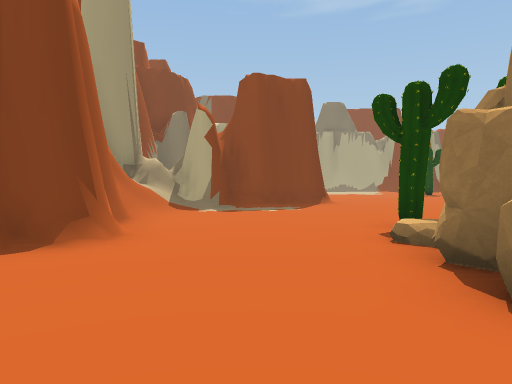
[1] (above)

24 first-person views from a walk through a scene from a Unity 3-D project. The camera is 1.4 m above the floor, tilts 2° down and sees 70° across. The floor is counted in squares, 2 m on a side. Each view is taken from the middle of a square. On the plan, view 1 faces up. The plan holds only what a view shows up to about 11 squares ahead; the rest is blank. The place goes on beyond the plan. The player character is not drawn. Some animated figures are not drawn.

[2]
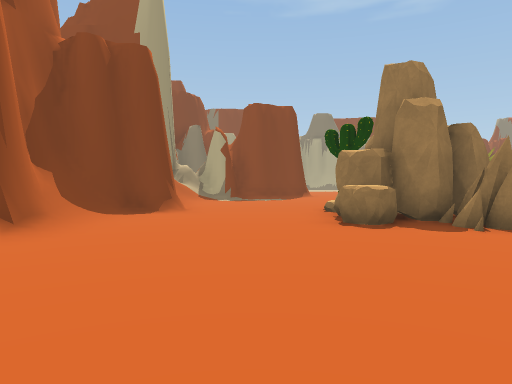

[3]
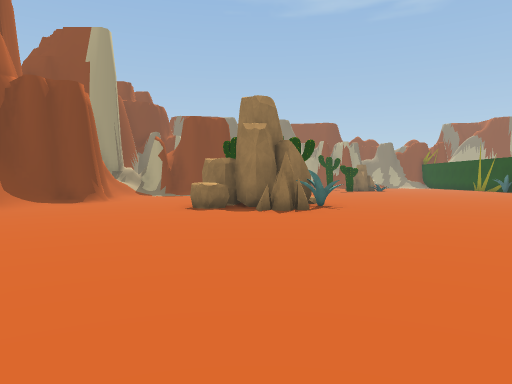

[4]
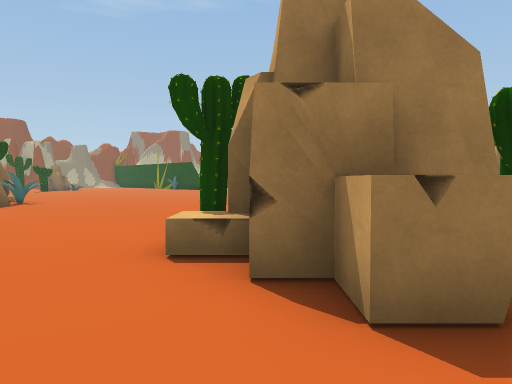

[5]
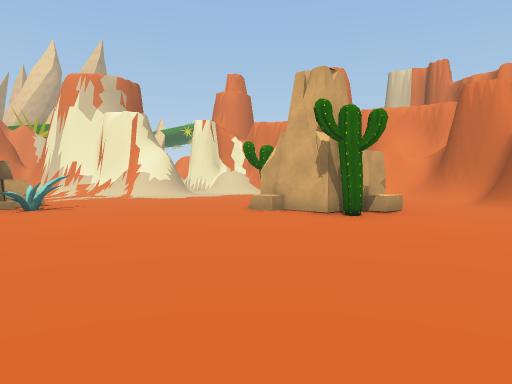

[6]
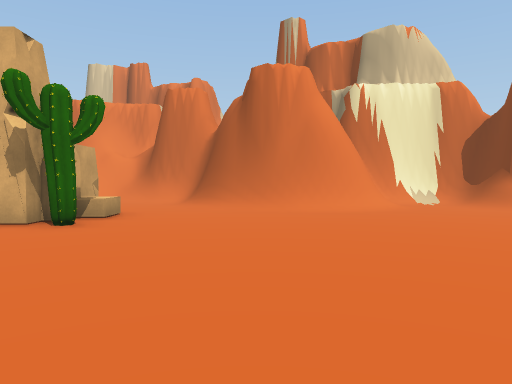

[7]
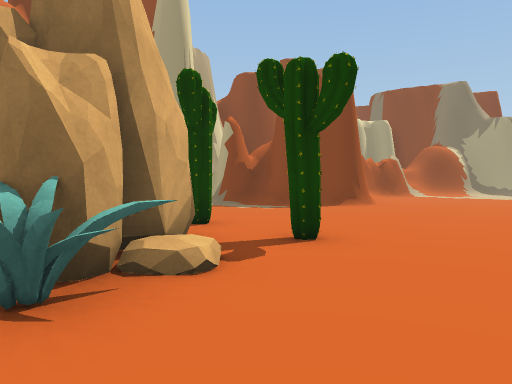

[8]
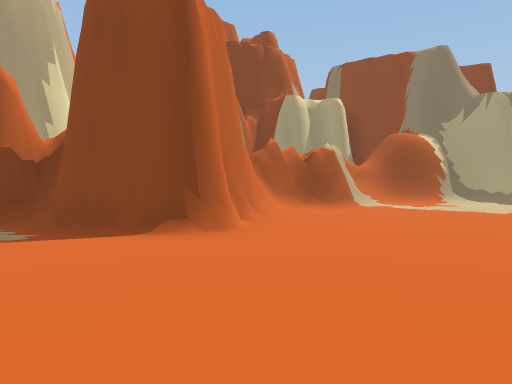

[9]
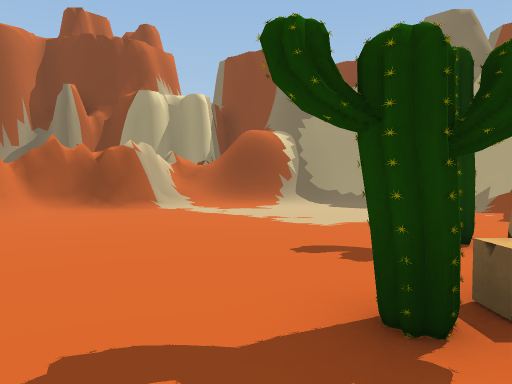

[10]
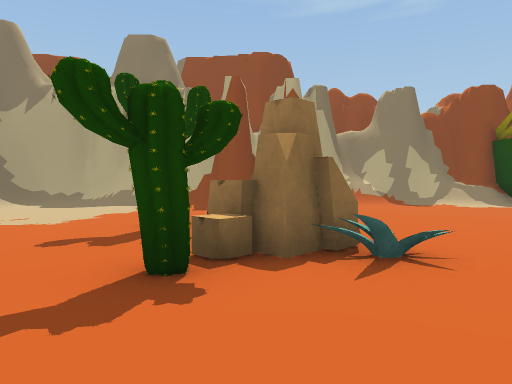

[11]
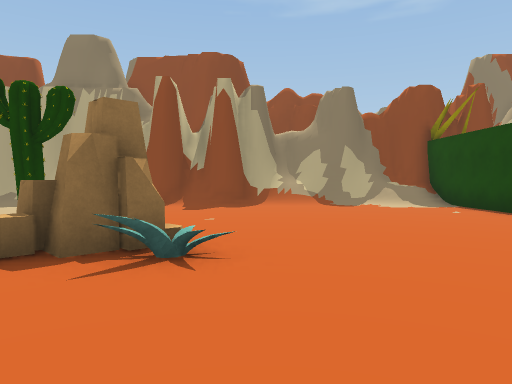

[12]
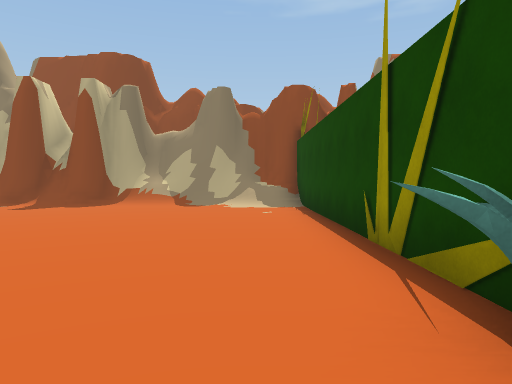

[13]
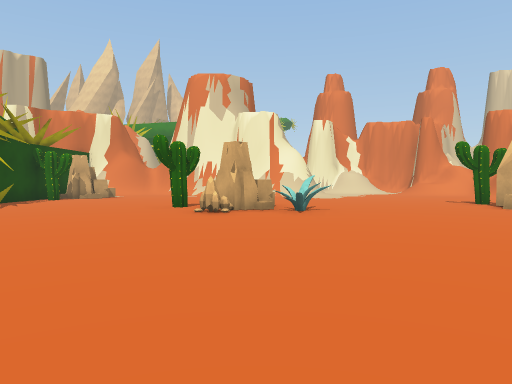

[14]
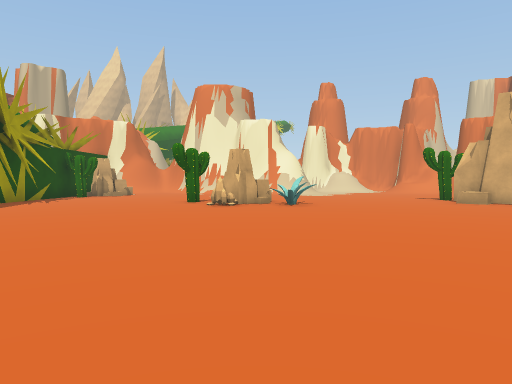

[15]
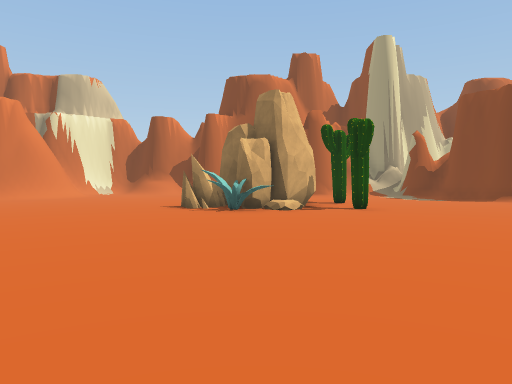

[16]
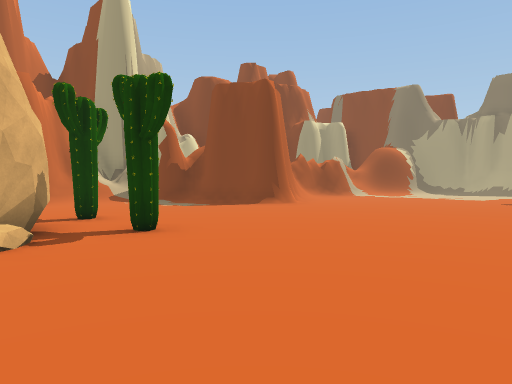

[17]
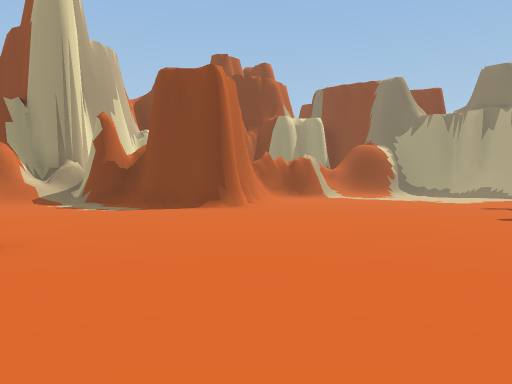

[18]
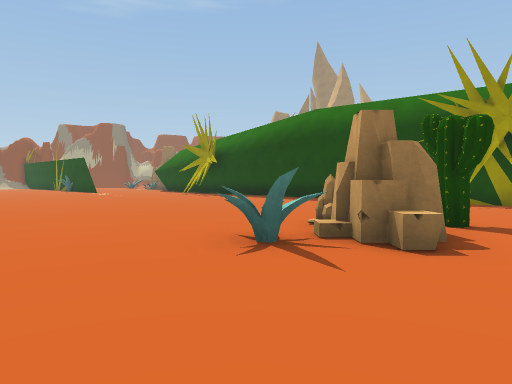

[19]
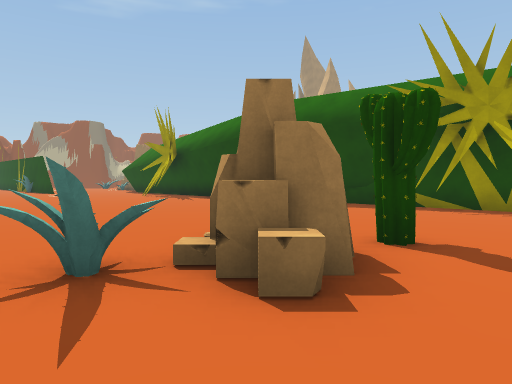

[20]
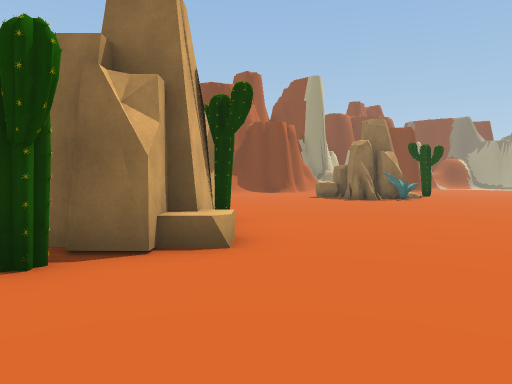

[21]
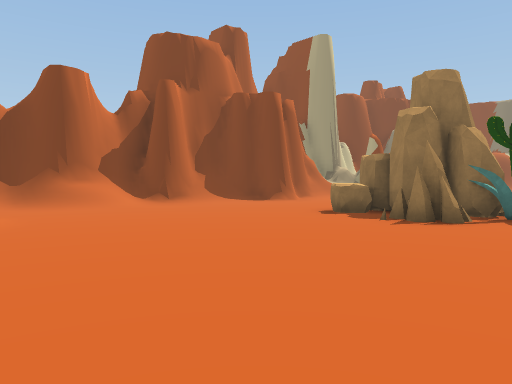

[22]
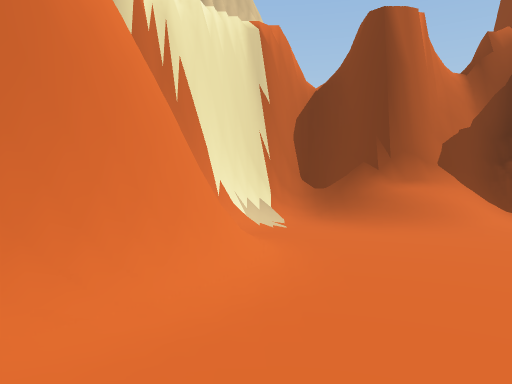

[23]
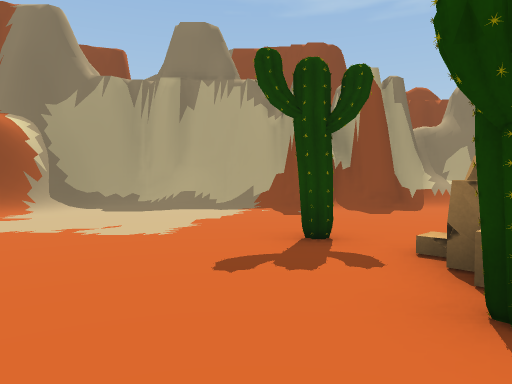

[24]
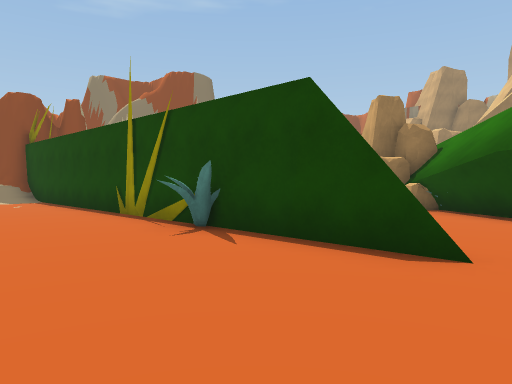

### Floor plan
Key: @ floor where view 1 was taken; # wall or solid block; . main floor; : floor 1.5 m higher than the main floor; / step, stairs or slope; = window, fence, low wall or low ledge; O other object.
Columns run from 5 left of view 1 to 23 right of it. Each row starts with its distance up from view 1.
 22        ##//######/##/#
 21        #/.../#/////./##
 20       ##..............#
 19      ##/..............#
 18      #/...............#
 17      #/...............#
 16      ##......O........#
 15      #........OO......#
 14      #.......OOO......#
 13      ##...............#    OO
 12       #..............O#    OO
 11       ##....... . ....#   ///
 10     ###.......    ....#...///
  9  ####.........    ....=..//
  8  #:/...........   ....
  7  ##/...........
  6   #/...........
  5   ##...O.O.......
  4   ##.../OO........
  3  ##....OOO.........
  2  #/....OOOO.........
  1  #/......O...........
  0  #/..@................
 -1  #/....................
 -2 ##/....................
 -3 #/.....................
 -4 ##////.................. //
 -5  #####/..................//
 -6      ##...O.............../
 -7       #..OOO.....O.O.....#//
 -8      ##..OOOO....OOOO....#//
 -9      #/..OO.O.............
-10      ##...  ..............

Positions as (right, up) in squares from view 1, and headings:
1: (0, 0), facing up
2: (0, -4), facing up
3: (3, -7), facing up
4: (2, -10), facing up-right
5: (7, 1), facing down
6: (7, 0), facing down-left
7: (7, 2), facing up-left
8: (6, 8), facing up-left
9: (9, 12), facing up-left
10: (9, 11), facing up
11: (11, 11), facing up
12: (15, 11), facing up
13: (13, 1), facing down
14: (13, 3), facing down
15: (13, 3), facing left
16: (9, 3), facing up-left
17: (9, 5), facing up-left
18: (9, -10), facing up-right
19: (11, -10), facing up-right
20: (10, -10), facing up-left
21: (6, -5), facing up-left
22: (2, -4), facing left
23: (7, 12), facing up
24: (13, 8), facing up-right
